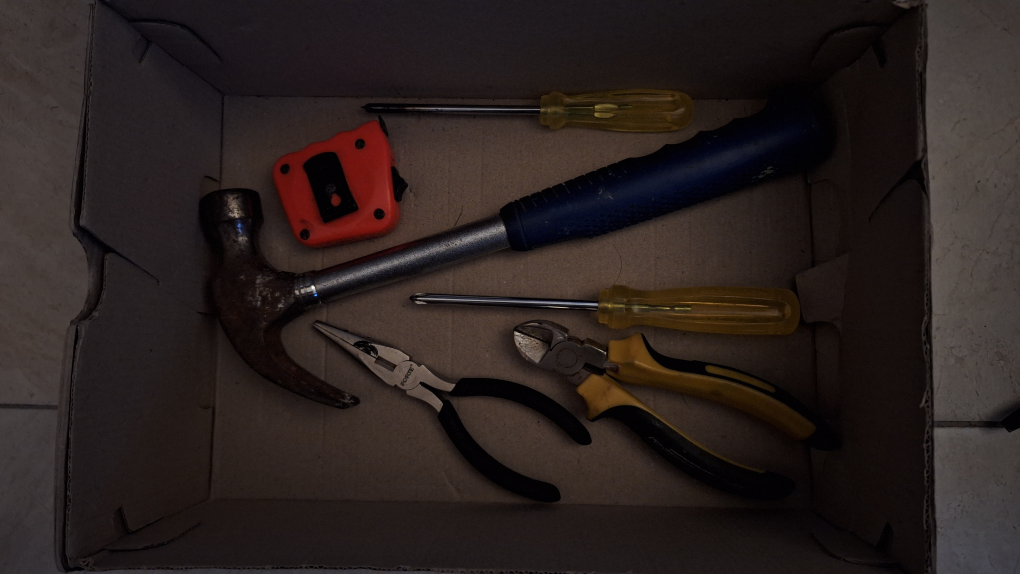
#> input picture data/raw/20260706_175645.jpg, 4080 x 2296 px (shown at 1/4 size)
$ python -i preprocessing.py   (imports and definitions only)   (older library calls are emulated)
#> lines starting #> are read from the running program, lines starting #| are printed output that depends on the picture; after the words box and inside, x2 and y2 are one past the last pixel; in counts of white or black regions, pixels touching at a corner belong together
#> further down, picture is the input picture: shape (2296, 4080, 3); mean B, G, R 30.5, 32.5, 42
"""Operaciones de preprocesamiento clásicas: gris, canales, bordes.

Estas funciones cubren tres de los requisitos de la rúbrica de VA:
  * Conversión a escala de grises.
  * Separación de canales de color (BGR y HSV).
  * Detección de bordes (Canny y Sobel).

Todas trabajan sobre imágenes BGR (formato de OpenCV) uint8 de tamaño arbitrario.
"""
from __future__ import annotations

import cv2
import numpy as np


def to_grayscale(img_bgr: np.ndarray) -> np.ndarray:
    """BGR uint8 → gris uint8."""
    return cv2.cvtColor(img_bgr, cv2.COLOR_BGR2GRAY)
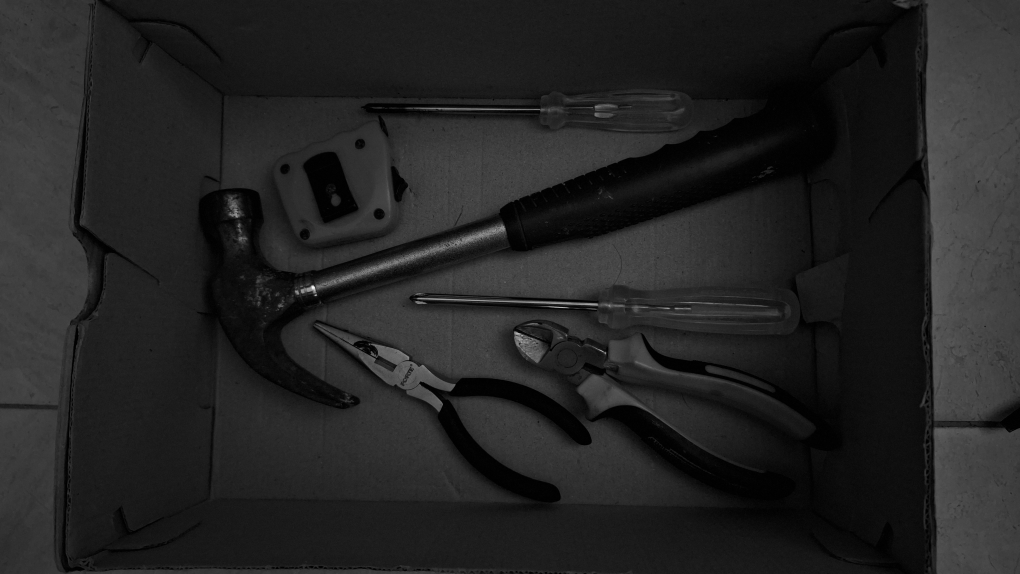
#> returned value: shape (2296, 4080) (shown at 1/4 size); min 0, max 254, mean 35.1


def split_bgr(img_bgr: np.ndarray) -> tuple[np.ndarray, np.ndarray, np.ndarray]:
    """Separa los canales azul, verde, rojo."""
    b, g, r = cv2.split(img_bgr)
    return b, g, r


def split_hsv(img_bgr: np.ndarray) -> tuple[np.ndarray, np.ndarray, np.ndarray]:
    """BGR → HSV y separa canales matiz, saturación, valor."""
    hsv = cv2.cvtColor(img_bgr, cv2.COLOR_BGR2HSV)
    h, s, v = cv2.split(hsv)
    return h, s, v


def edges_canny(img_bgr: np.ndarray,
                low: int = 80,
                high: int = 180,
                blur_ksize: int = 5) -> np.ndarray:
    """Detección de bordes con Canny (previo blur para suprimir ruido)."""
    gray = to_grayscale(img_bgr)
    if blur_ksize and blur_ksize >= 3:
        gray = cv2.GaussianBlur(gray, (blur_ksize, blur_ksize), 0)
    return cv2.Canny(gray, low, high)
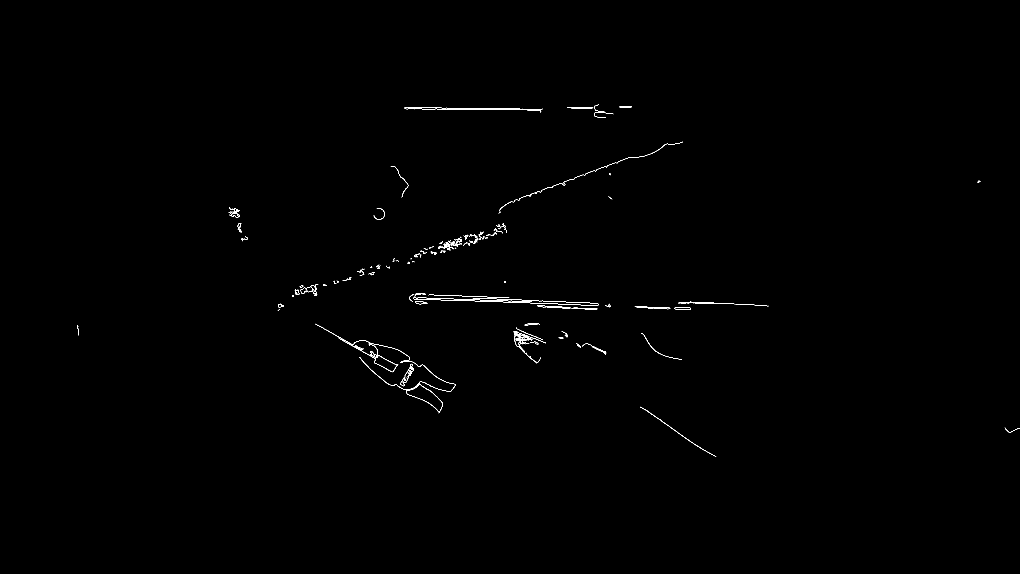
#> returned value: shape (2296, 4080) (shown at 1/4 size); 0.17% white in thin lines or dots, all inside (x1, y1, x2, y2) = (310, 418, 4080, 1827)


def edges_sobel(img_bgr: np.ndarray, ksize: int = 3) -> np.ndarray:
    """Magnitud del gradiente Sobel en X e Y, normalizada a uint8."""
    gray = to_grayscale(img_bgr).astype(np.float32)
    gx = cv2.Sobel(gray, cv2.CV_32F, 1, 0, ksize=ksize)
    gy = cv2.Sobel(gray, cv2.CV_32F, 0, 1, ksize=ksize)
    mag = cv2.magnitude(gx, gy)
    mag = np.clip(mag / (mag.max() + 1e-9) * 255.0, 0, 255).astype(np.uint8)
    return mag


def resize_pad(img_bgr: np.ndarray, size: int = 128) -> np.ndarray:
    """Redimensiona conservando aspecto, rellenando con negro hasta size×size."""
    h, w = img_bgr.shape[:2]
    if h == 0 or w == 0:
        return np.zeros((size, size, 3), dtype=np.uint8)
    escala = size / max(h, w)
    nh, nw = max(1, int(h * escala)), max(1, int(w * escala))
    redim = cv2.resize(img_bgr, (nw, nh), interpolation=cv2.INTER_AREA)
    lienzo = np.zeros((size, size, 3), dtype=np.uint8)
    y0 = (size - nh) // 2
    x0 = (size - nw) // 2
    lienzo[y0:y0 + nh, x0:x0 + nw] = redim
    return lienzo

>>> import cv2
>>> picture = cv2.imread('../../data/raw/20260706_175645.jpg')
>>> result = edges_canny(picture)
